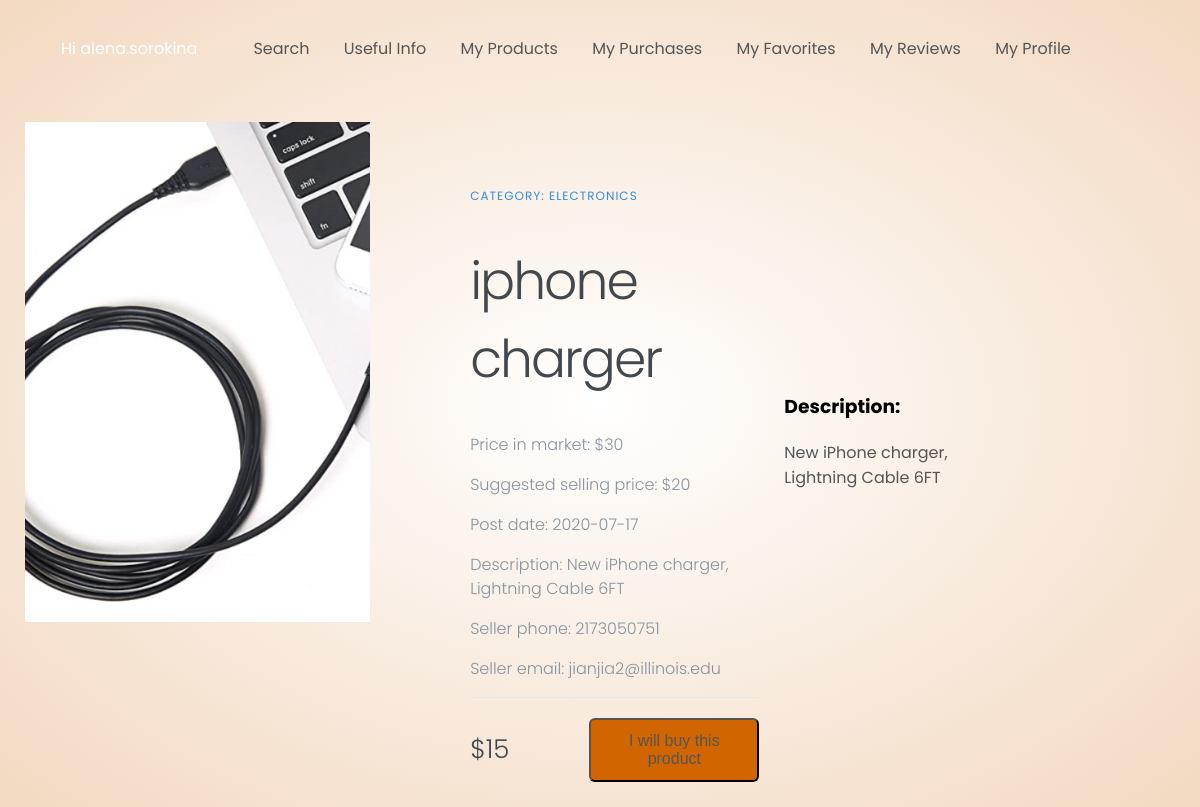
The page /my_favorites_wantToBuy.php?Product_ID=2 (signed in) on the database its author committed.
### tables this page shows
CREATE TABLE `Product` (
  `Product_ID` int(11) NOT NULL,
  `Product_Name` varchar(50) DEFAULT NULL,
  `Seller_ID` int(11) NOT NULL,
  `Product_image` varchar(200) DEFAULT NULL,
  `Price_Sell` double DEFAULT NULL,
  `Price_New` double DEFAULT NULL,
  `Price_Recommend` double DEFAULT NULL,
  `Date_Post` date DEFAULT cast(current_timestamp() as date),
  `Sold_Or_Not` int(11) DEFAULT 0,
  `Category` varchar(50) DEFAULT NULL,
  `Product_Description` varchar(500) DEFAULT NULL
);

CREATE TABLE `Customer` (
  `User_ID` int(11) NOT NULL,
  `User_Name` varchar(50) DEFAULT NULL,
  `Email` varchar(50) DEFAULT NULL,
  `User_Password` varchar(255) DEFAULT NULL,
  `Rating` double DEFAULT NULL,
  `Address` varchar(50) DEFAULT NULL,
  `Phone` varchar(50) DEFAULT NULL,
  `Zipcode` int(11) DEFAULT NULL,
  `Lat` double DEFAULT NULL,
  `Lon` double DEFAULT NULL
);

### my_favorites_wantToBuy.php (the view)
<?php
  require "my_products_header.php";
?>
<?php
  include 'mysqli_connect.php';
  $query=mysqli_query($dbc,"SELECT * FROM Product NATURAL JOIN Customer WHERE Product_ID = '$_GET[Product_ID]'")or die(mysqli_error());
  $row=mysqli_fetch_array($query);
  ?>
    <link href="style_ProductDetail.css" rel="stylesheet">
<main>
<div class="container">
      <div class="left-column">
      <img class="active" src="ProductImage/<?php echo $row['Product_image']?>" width=400px alt="Image of Product" >
      </div>
      <div class="right-column">
        <div class="product-description">
          <span>Category: <?php echo $row['Category']; ?></span>
          <h1> <?php echo $row['Product_Name']; ?> </h1>
          <p>Price in market: $<?php echo $row['Price_New']; ?></p>
          <p>Suggested selling price: $<?php echo $row['Price_Recommend']; ?></p>
          <p>Post date: <?php echo $row['Date_Post']; ?></p>
          <p>Description: <?php echo $row['Product_Description']; ?></p>
          <p>Seller phone: <?php echo $row['Phone']; ?></p>
          <p>Seller email: <?php echo $row['Email']; ?></p>
        </div>
        <div class="product-price">
          <span>$<?php echo $row['Price_Sell']; ?></span>
      <button class="cart-btn">
        <?php echo "<a href=my_purchases_add.php?Product_ID=".$row['Product_ID']." >I will buy this product</a>" ?>
      </button>
      </div>
</div>
<div class="container">
<div class="description">
  <h3>Description:</h3>
<p> <?php echo $row['Product_Description']; ?></p>
</div>
</div>
    </main>

### style_product.css (style rules this page uses)
body { font-family: 'Poppins', sans-serif; }
a { text-decoration: none; color: #555; }
p { color: #555; }
.container { max-width:1300px; margin: auto; padding-left: 25px; padding-right: 25px; }
.left-column { width: 65%; position: relative; }
.left-column img { width: 100%; position: absolute; left: 0; top: 0; opacity: 0; transition: all 0.3s ease; }
.right-column { width: 35%; margin-top: 60px; }
.product-description { border-bottom: 1px solid #E1E8EE; margin-bottom: 20px; }
.product-description span { font-size: 12px; color: #358ED7; letter-spacing: 1px; text-transform: uppercase; text-decoration: none; }
.product-description h1 { font-weight: 300; font-size: 52px; color: #43484D; letter-spacing: -2px; }
.product-description p { font-size: 16px; font-weight: 300; color: #86939E; line-height: 24px; }

### style_ProductDetail.css (style rules this page uses)
html, body { height: 100%; width: 100%; margin: 0; font-family: 'Poppins', sans-serif; }
.container { display: flex; margin-bottom: 60px; max-width:1300px; margin: auto; padding-left: 25px; padding-right: 25px; padding-bottom: 25px; }
.description { width: 50%; margin-right: 100px; position: relative; }
.description h3 { font-weight: bold; }
.left-column { width: 400px; margin-right: 100px; position: relative; }
.right-column { width: 300px; margin-top: 60px; }
.left-column img { width: 100%; height: 500px; position: absolute; left: 0; top: 0; opacity: 0; object-fit: cover; transition: all 0.3s ease; }
.left-column img.active { opacity: 1; }
.product-description { border-bottom: 1px solid #E1E8EE; margin-bottom: 20px; }
.product-description span { font-size: 12px; color: #358ED7; letter-spacing: 1px; text-transform: uppercase; text-decoration: none; }
.product-description h1 { font-weight: 300; font-size: 52px; color: #43484D; letter-spacing: -2px; }
.product-description p { font-size: 16px; font-weight: 300; color: #86939E; line-height: 24px; }
.product-price { display: flex; align-items: center; }
.product-price span { font-size: 26px; font-weight: 300; color: #43474D; margin-right: 20px; }
.cart-btn { display: inline-block; width: 170px; background: #d16500; border-radius: 6px; font-size: 16px; margin-left: 60px; color: #FFFFFF; text-decoration: none; padding: 12px 30px; transition: all .5s; }

### rows shown on the page
product: Product_image (picture), Category "ELECTRONICS", Product_Name "iphone charger", Price_New "30", Price_Recommend "20", Date_Post "2020-07-17", Product_Description "New iPhone charger, Lightning Cable 6FT", Price_Sell "15"
customer: Phone "2173050751", Email "jianjia2@illinois.edu"

### other values the page prints
$User_Name "alena.sorokina"
